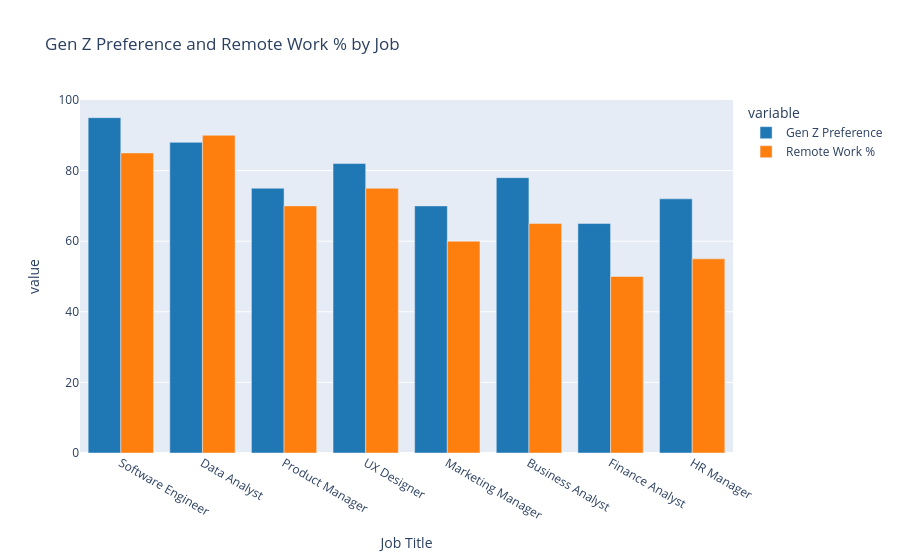

The notebook cell this image was saved under:
### Code cell
# Visualization 3: Comparison of all metrics
scrape_graph_3 = px.bar(scrape_df, x='Job Title', y=['Gen Z Preference', 'Remote Work %'], title='Gen Z Preference and Remote Work % by Job', barmode='group', color_discrete_sequence=['#1f77b4', '#ff7f0e'])
scrape_graph_3.show()

### Figure 1 — Plotly figure (JSON) as saved in the notebook; plotly's stock layout.template omitted (floating-point values rounded to 4 significant figures)
{"data": [{"alignmentgroup": "True", "hovertemplate": "variable=Gen Z Preference<br>Job Title=%{x}<br>value=%{y}<extra></extra>", "legendgroup": "Gen Z Preference", "marker": {"color": "#1f77b4", "pattern": {"shape": ""}}, "name": "Gen Z Preference", "offsetgroup": "Gen Z Preference", "orientation": "v", "showlegend": true, "textposition": "auto", "type": "bar", "x": ["Software Engineer", "Data Analyst", "Product Manager", "UX Designer", "Marketing Manager", "Business Analyst", "Finance Analyst", "HR Manager"], "xaxis": "x", "y": [95, 88, 75, 82, 70, 78, 65, 72], "yaxis": "y"}, {"alignmentgroup": "True", "hovertemplate": "variable=Remote Work %<br>Job Title=%{x}<br>value=%{y}<extra></extra>", "legendgroup": "Remote Work %", "marker": {"color": "#ff7f0e", "pattern": {"shape": ""}}, "name": "Remote Work %", "offsetgroup": "Remote Work %", "orientation": "v", "showlegend": true, "textposition": "auto", "type": "bar", "x": ["Software Engineer", "Data Analyst", "Product Manager", "UX Designer", "Marketing Manager", "Business Analyst", "Finance Analyst", "HR Manager"], "xaxis": "x", "y": [85, 90, 70, 75, 60, 65, 50, 55], "yaxis": "y"}], "layout": {"barmode": "group", "legend": {"title": {"text": "variable"}, "tracegroupgap": 0}, "title": {"text": "Gen Z Preference and Remote Work % by Job"}, "xaxis": {"anchor": "y", "domain": [0, 1], "title": {"text": "Job Title"}}, "yaxis": {"anchor": "x", "domain": [0, 1], "title": {"text": "value"}}}}
